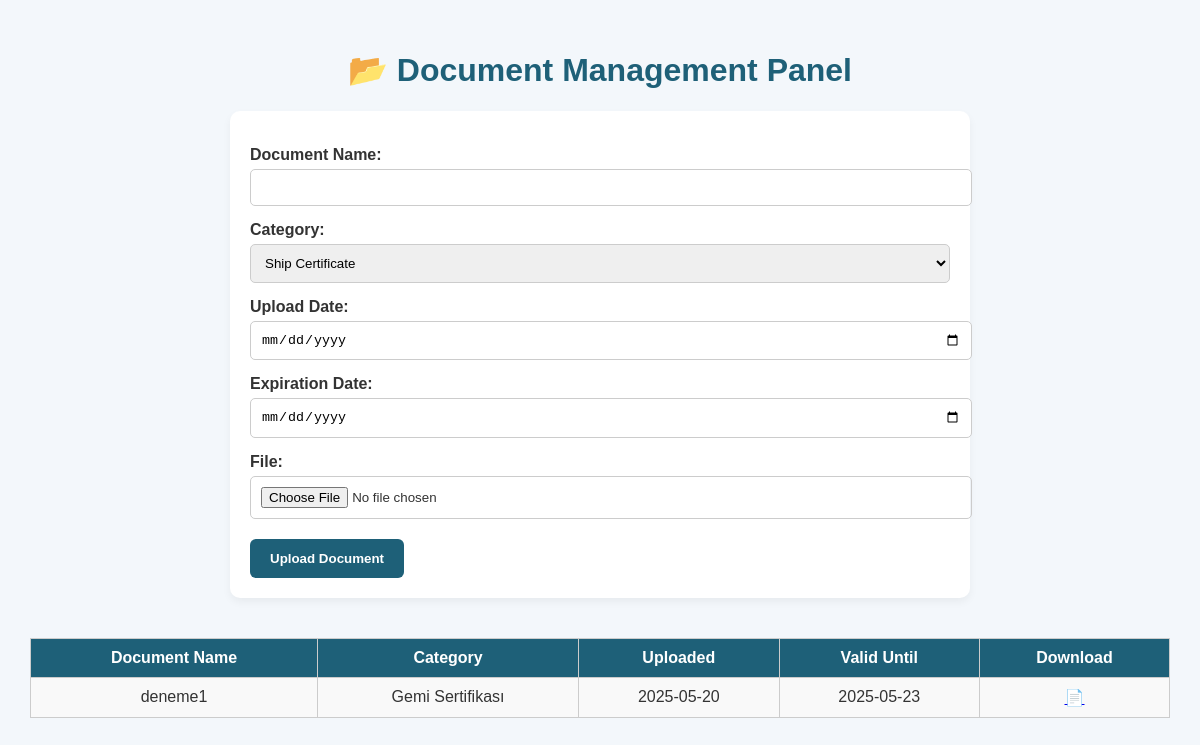
Page /belge_yonetimi.php on the committed database.
### tables this page shows
CREATE TABLE `belgeler` (
  `id` int(11) NOT NULL,
  `belge_adi` varchar(255) NOT NULL,
  `kategori` varchar(100) NOT NULL,
  `yuklenme_tarihi` date NOT NULL,
  `gecerlilik_tarihi` date DEFAULT NULL,
  `dosya_yolu` varchar(255) NOT NULL,
  `yuklenme_zamani` timestamp NOT NULL DEFAULT CURRENT_TIMESTAMP
);

### belge_yonetimi.php (the view, shortened to what this page needs)
<?php
include("config.php");
?>
<!DOCTYPE html>
<html lang="en">
<head>
</head>
<body>
<h1>📂 Document Management Panel</h1>
<form action="belge_yukle.php" method="POST" enctype="multipart/form-data">
  <label>Document Name:</label>
  <input type="text" name="belge_adi" required>
  <label>Category:</label>
  <select name="kategori" required>
    <option value="Gemi Sertifikası">Ship Certificate</option>
  </select>
  <label>Upload Date:</label>
  <input type="date" name="yuklenme_tarihi" required>
  <label>Expiration Date:</label>
  <input type="date" name="gecerlilik_tarihi">
  <label>File:</label>
  <input type="file" name="belge_dosya" required>
  <button type="submit">Upload Document</button>
</form>
<?php
$result = $conn->query("SELECT * FROM belgeler ORDER BY yuklenme_tarihi DESC");
if ($result->num_rows > 0):
?>
<table>
  <tr>
    <th>Document Name</th>
    <th>Category</th>
    <th>Uploaded</th>
    <th>Valid Until</th>
    <th>Download</th>
  </tr>
  <?php while($row = $result->fetch_assoc()): ?>
    <tr>
      <td><?= htmlspecialchars($row['belge_adi']) ?></td>
      <td><?= htmlspecialchars($row['kategori']) ?></td>
      <td><?= $row['yuklenme_tarihi'] ?></td>
      <td><?= $row['gecerlilik_tarihi'] ?? '-' ?></td>
      <td><a href="uploads/<?= $row['dosya_yolu'] ?>" target="_blank">📄</a></td>
    </tr>
  <?php endwhile; ?>
</table>
<?php else: ?>
  <p style="text-align:center;">No documents uploaded yet.</p>
<?php endif; ?>
</body>
</html>

### belge_yonetimi.php (style rules this page uses)
body { font-family: Arial; background-color: #f3f7fb; margin: 0; padding: 30px; color: #333; }
h1 { text-align: center; color: #1e6078; }
form { background: white; padding: 20px; border-radius: 10px; max-width: 700px; margin: auto; box-shadow: 0 4px 8px rgba(0,0,0,0.05); margin-bottom: 40px; }
label { font-weight: bold; display: block; margin-top: 15px; }
input, select { width: 100%; padding: 10px; margin-top: 5px; border: 1px solid #ccc; border-radius: 5px; }
button { margin-top: 20px; background-color: #1e6078; color: white; padding: 12px 20px; border: none; border-radius: 6px; cursor: pointer; font-weight: bold; }
table { width: 100%; border-collapse: collapse; margin-top: 40px; }
th, td { border: 1px solid #ccc; padding: 10px; text-align: center; }
th { background-color: #1e6078; color: white; }
tr:nth-child(even) { background-color: #f9f9f9; }

### rows in the picture
belgeler: belge_adi "deneme1", kategori "Gemi Sertifikası", yuklenme_tarihi "2025-05-20", gecerlilik_tarihi "2025-05-23"
